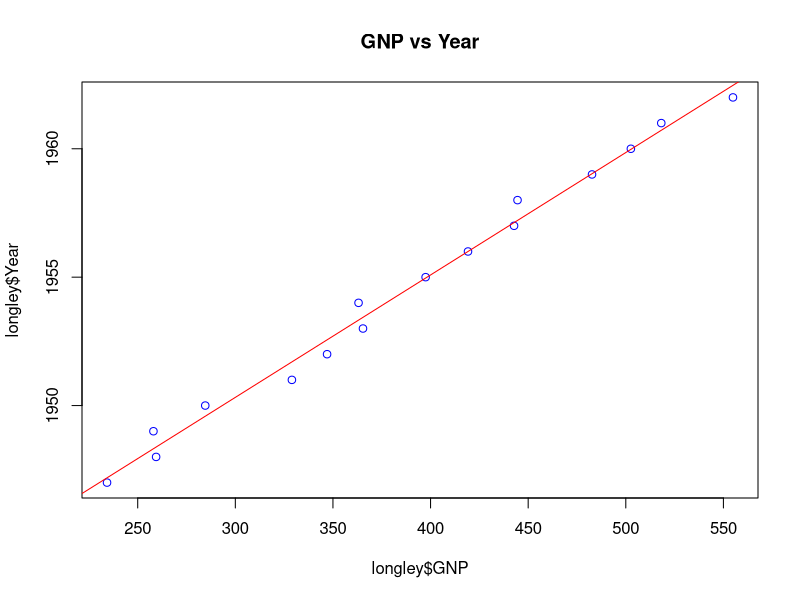
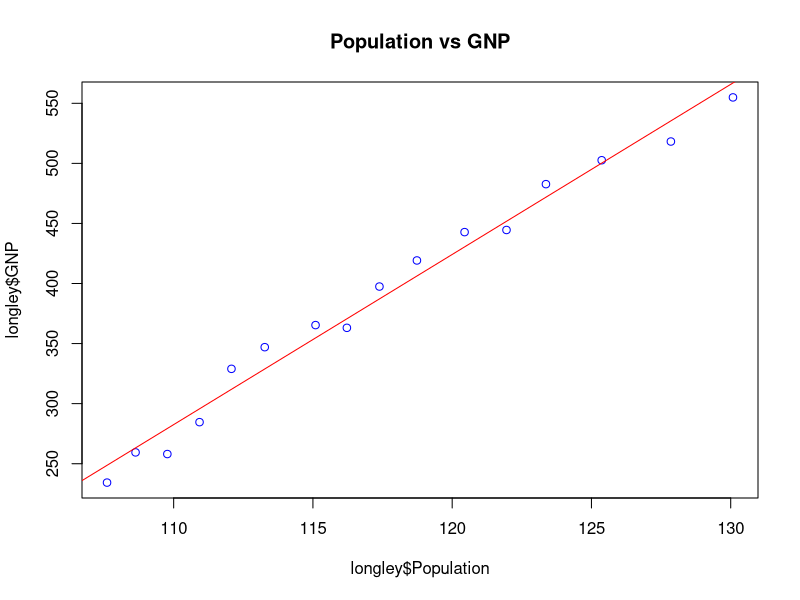
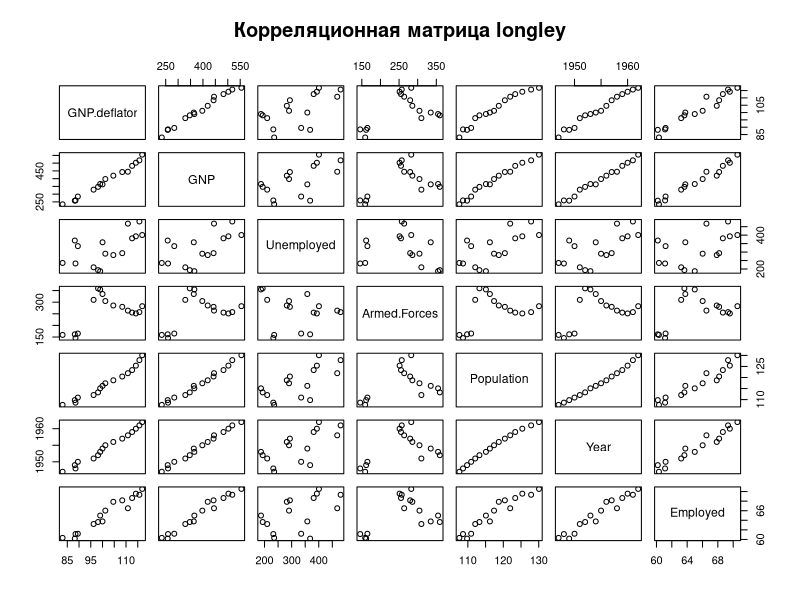
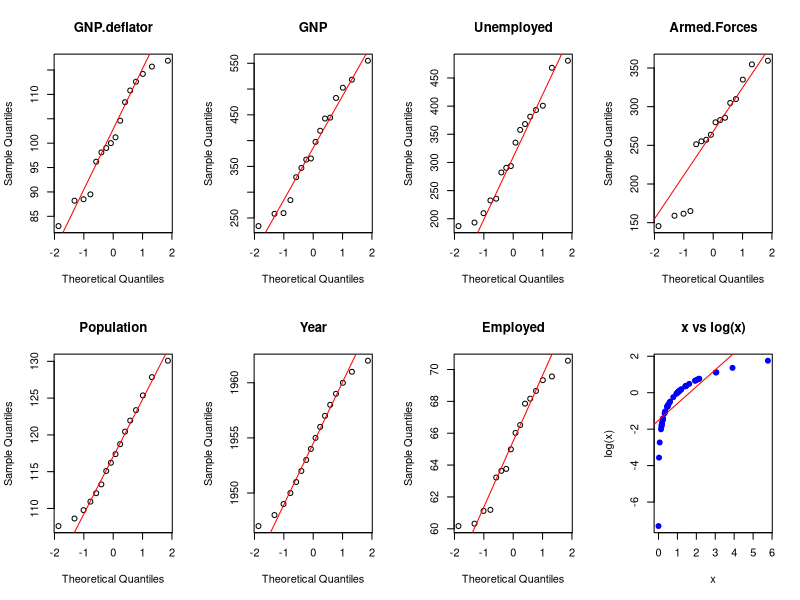
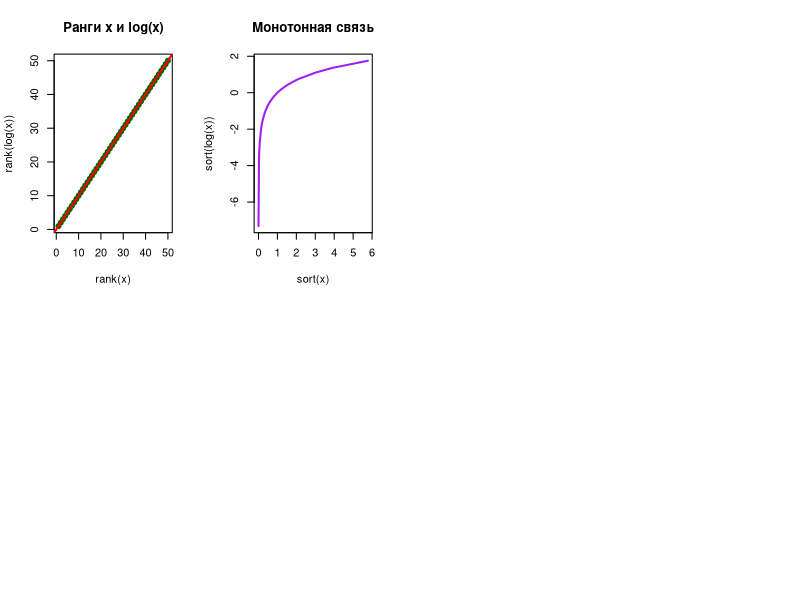

Recreate these plots in R, in order.
library(datasets)
data("longley")
# 7.2.1
# Количество переменных
ncol(longley)

# Объем выборки
nrow(longley)

# Дескриптивный анализ
summary(longley)

# Корреляционная матрица
cor_matrix <- cor(longley)
print(cor_matrix)

# Диаграммы рассеяния для самых коррелирующих пар
plot(longley$GNP, longley$Year, main = "GNP vs Year", col = "blue")
abline(lm(Year ~ GNP, data = longley), col = "red")

plot(longley$Population, longley$GNP, main = "Population vs GNP", col = "blue")
abline(lm(GNP ~ Population, data = longley), col = "red")

# Матрица диаграмм рассеяния
pairs(longley, main = "Корреляционная матрица longley")

# Нормальность
lapply(longley, shapiro.test)

# Графическая нормальность
par(mfrow = c(2, 4))
for (i in 1:ncol(longley)) {
  qqnorm(longley[, i], main = names(longley)[i])
  qqline(longley[, i], col = "red")
}

# 7.2.2
x <- rexp(50)
cor(x, log(x), method = "spearman")


# Доказательство корреляции

# 1. Диаграмма рассеяния
plot(x, log(x), main = "x vs log(x)", col = "blue", pch = 19)
abline(lm(log(x) ~ x), col = "red")

# 2. График зависимости рангов
plot(rank(x), rank(log(x)), main = "Ранги x и log(x)", col = "darkgreen", pch = 19)
abline(0, 1, col = "red", lwd = 2)

# 3. Монотонность
plot(sort(x), sort(log(x)), type = "l", main = "Монотонная связь", col = "purple", lwd = 2)
